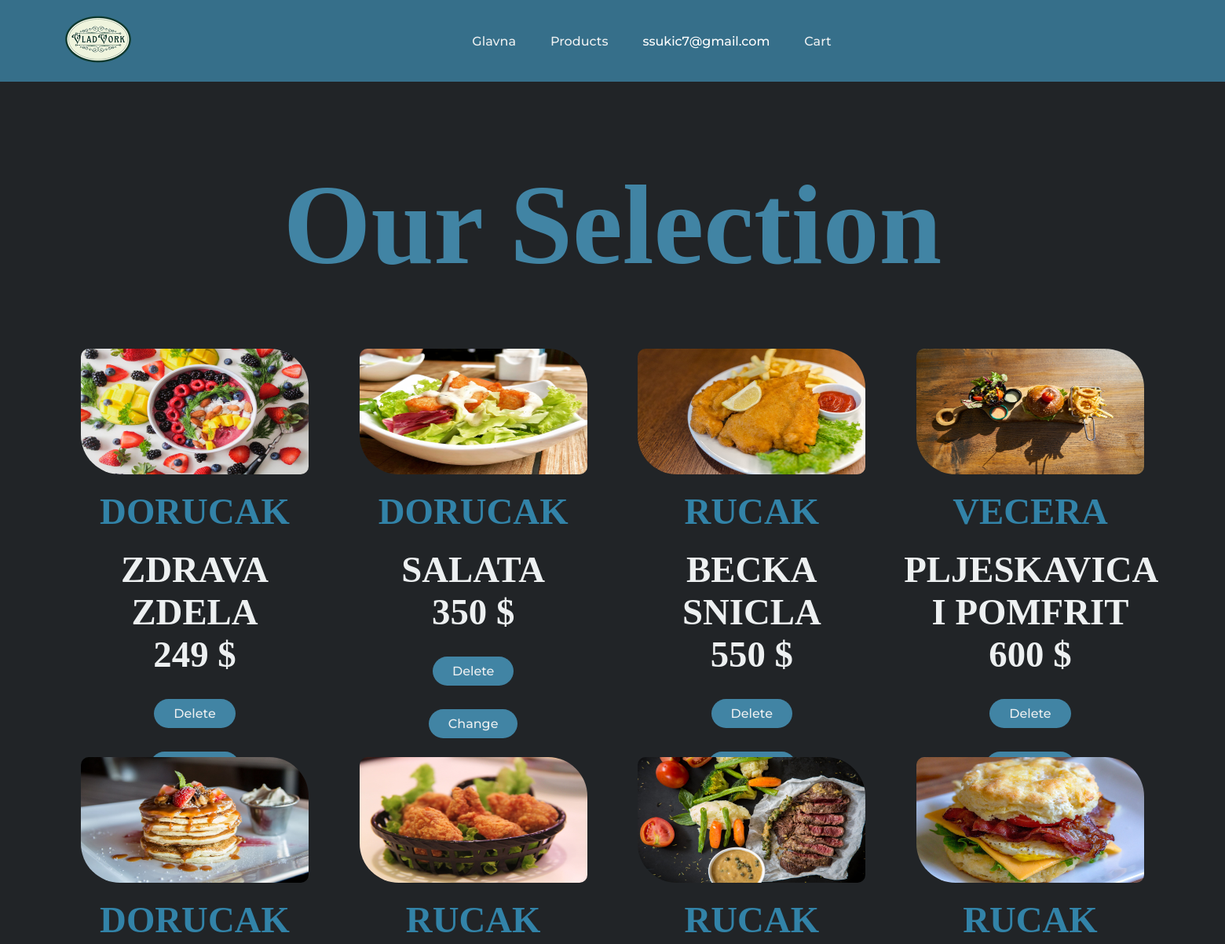
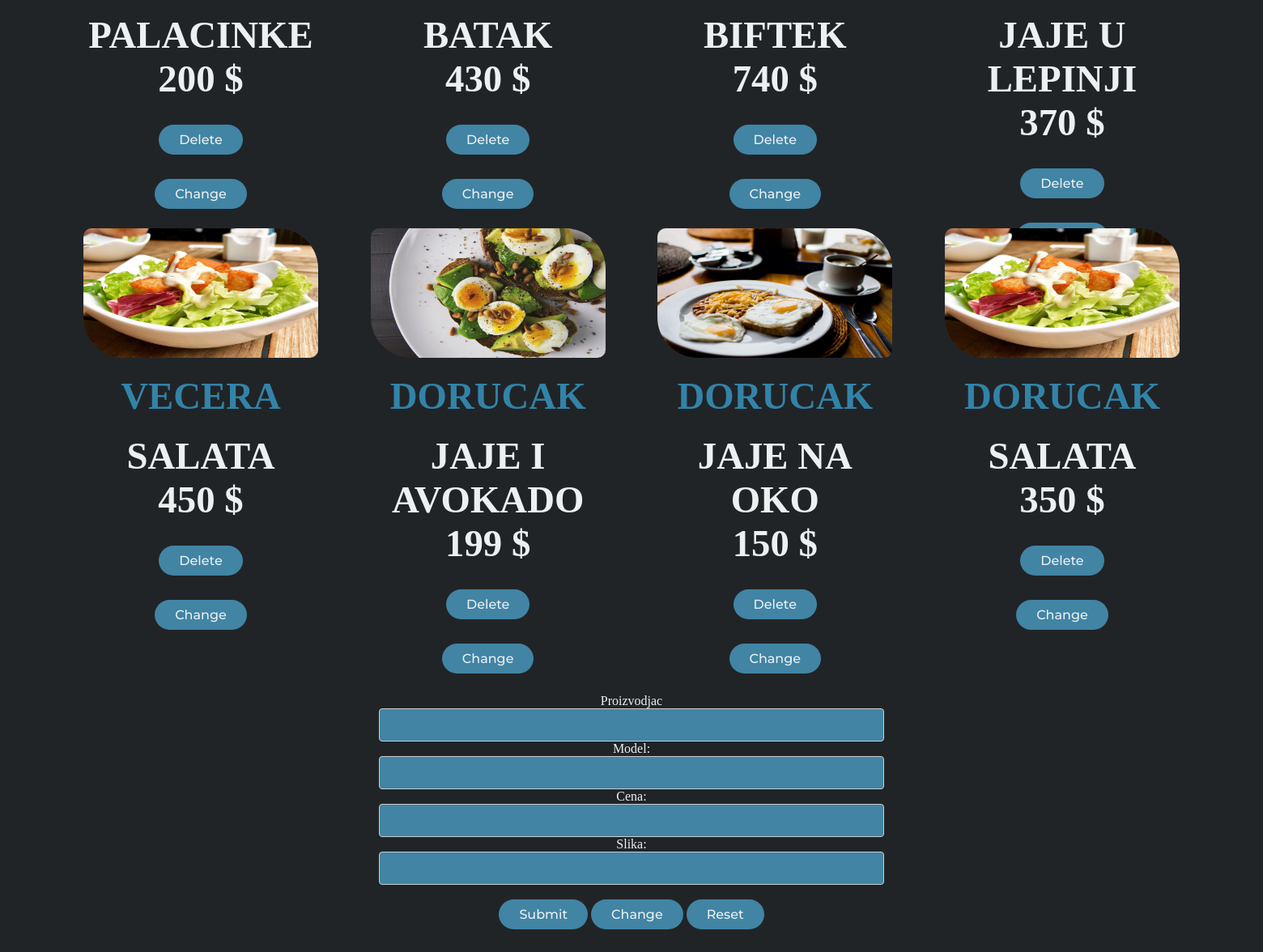
/admin.php (signed in), run on the app's committed database (2 pictures, top to bottom).
### tables this page shows
CREATE TABLE `vozila` (
  `id_vozila` int(11) NOT NULL,
  `proizvodjac` varchar(64) NOT NULL,
  `model` varchar(64) NOT NULL,
  `cena` int(11) NOT NULL,
  `slika` varchar(64) NOT NULL
);

### admin.php (the view, shortened to what this page needs)
<!DOCTYPE html>
<html lang="en">
<head>
    <link rel="stylesheet" href="styleadmin3.css">
</head>
<?php
$connect = new mysqli(HOST,USER,PASS,DATABASE);
$sql_str = "";
if (isset($sql_str)) {
    $sql = "SELECT id_vozila, proizvodjac, model, cena, slika FROM vozila ". $sql_str;
    if ($result = $connect -> query($sql)) {
        while ($row = $result -> fetch_assoc()) {
            $products[] = $row;
        }
    }
}
?>
<body>
<header>
<a href="index.php"><img src="VladVorkPNG.png" alt="logo" class="logo" width="100px">
    </a>
        <nav>
            <ul class="nav__links">
                <li><a href="index.php">Glavna</a></li>
                <li><a href="products.php">Products</a></li>
                <?php
            if (isset($_SESSION['username']) OR isset($_SESSION['id_user']))
            {
                ?>
                <li>
<div class="dropdown">
  <a onclick="myFunctionDropDown()" class="dropbtn"><?php echo $_SESSION['username']  ?></a>
</div></li>
<li><a href="cart.php">Cart</a></li>
<?php
            }
            else
            {
                ?>
                <li class="nav-item">
                <a class="nav-link" href="login.php">Login/register</a>
            </li>
            <?php
            }
?>
            </ul>
        </nav>
    </header>
<section class ="events">
<div class="title">
    <h1>Our Selection</h1>
</div>
<div class="row">
    <?php
                    if (!empty($products)) {
                        foreach ($products as $key => $value) {
                            $id=$value['id_vozila'];
                            echo '<div class="col">
                                <img src="'.$value['slika'].'">
                                <h4>'.$value['proizvodjac'].'</h4>
                                <p>'.$value['model'].'<p>
                                <p>'.$value['cena'].' $</p>
                                <a href="admin.php?deleteid='.$id.'" class="cta"><button>Delete</button></a>
                                <a href="admin.php?updateid='.$id.'" class="cta"><button>Change</button></a>
                            </div>';
                        }
                    }
                    else {
                        echo '<div class="col">';
                    }
                ?>
</div>
</section>
<form name="form" method="post" id="forma1">
  <label for="proizvodjac">Proizvodjac</label><br>
  <input type="text" id="proizvodjac" name="proizvodjac" value=
  <?php
  if(isset($proizvodjac))
  echo $proizvodjac;
  ?> ><br>
  <label for="model">Model:</label><br>
  <input type="text" id="model" name="model" value=
  <?php
  if(isset($model))
  echo $model;
  ?> ><br>
  <label for="cena">Cena:</label><br>
  <input type="text" id="cena" name="cena" value=
  <?php
  if(isset($cena))
  echo $cena;
  ?> ><br>
  <label for="slika">Slika:</label><br>
  <input type="text" id="slika" name="slika" value=
  <?php
  if(isset($slika))
  echo $slika;
  ?> ><br>
   <br>
  <button type="submit" name="submitBtn">Submit</button>
  <button type="submit" name="izmeniBtn">Change </button>
  <button type="reset">Reset</button>
</form>
</body>
</html>

### styleadmin3.css (style rules this page uses)
* { -webkit-box-sizing: border-box; box-sizing: border-box; margin: 0; padding: 0; }
body { background-color: #212427; overflow-x: hidden; }
li, a, button { font-family: "Montserrat", sans-serif; font-weight: 500; font-size: 16px; color: #edf0f1; text-decoration: none; }
header { top: 0; background-color: #366f8a; display: -webkit-box; display: -ms-flexbox; display: flex; -webkit-box-pack: justify; -ms-flex-pack: justify; justify-content: space-between; -webkit-box-align: center; -ms-flex-align: center; align-items: center; padding: 0px 75px; width: 100%; }
button { padding: 9px 25px; background-color: #4184a4; border: none; border-radius: 50px; cursor: pointer; -webkit-transition: all 0.3s ease 0s; transition: all 0.3s ease 0s; }
section { width: 90%; margin: 80px auto; margin-top: 50px; }
.title { text-align: center; font-size: 4vmax; color: #3283a8; }
.row { padding: 0; margin: 0; display: -webkit-box; display: -ms-flexbox; display: flex; -webkit-box-pack: center; -ms-flex-pack: center; justify-content: center; -ms-flex-wrap: wrap; flex-wrap: wrap; -ms-flex-line-pack: center; align-content: center; }
.col { padding: 5px; width: 300px; height: 400px; margin: 20px; margin-bottom: 100px; color: white; font-weight: bold; font-size: 2em; text-align: center; }
.dropbtn { color: white; font-size: 16px; border: none; cursor: pointer; }
.dropdown { position: relative; display: inline-block; }
.col img { width: 600px; height: 160px; max-width: 100%; border-radius: 10px 50px 10px 50px; }
h4 { font-size: 3vmin; color: #3283a8; }
p { font-size: 3vmin; color: #edf0f1; padding: 0px; text-align: center; }
.events .cta { margin-top: 30px; }
input[type="text"], select { width: 40%; padding: 12px 20px; margin: 8px 20; display: inline-block; border: 1px solid #ccc; border-radius: 4px; -webkit-box-sizing: border-box; box-sizing: border-box; background-color: #4184a4; }
form { text-align: center; margin-bottom: 100px; }
form label { color: #edf0f1; }
h1 { font-size: 6vmax; }
.logo { cursor: pointer; }
.nav__links { list-style: none; }
.nav__links li { display: inline-block; padding: 0 20px; }
.nav__links li a { -webkit-transition: all 0.3s ease 0s; transition: all 0.3s ease 0s; }
section { width: 90%; margin: 80px auto; }
.title { margin-top: 100px; text-align: center; font-size: 15px; color: #4184a4; }
.row { display: -webkit-box; display: -ms-flexbox; display: flex; -webkit-box-align: center; -ms-flex-align: center; align-items: center; width: 100%; -webkit-box-pack: justify; -ms-flex-pack: justify; justify-content: space-between; }
.row .col { display: -webkit-box; display: -ms-flexbox; display: flex; -webkit-box-orient: vertical; -webkit-box-direction: normal; -ms-flex-direction: column; flex-direction: column; -webkit-box-align: center; -ms-flex-align: center; align-items: center; }
.events .row { margin-top: 50px; }
h4 { font-size: 3vmin; color: #3283a8; margin: 20px auto; }
p { text-align: center; color: #edf0f1; padding: 0px; }

### data on the page
vozila: slika (picture), proizvodjac "DORUCAK", model "ZDRAVA ZDELA", cena "249"
vozila: slika (picture), proizvodjac "DORUCAK", model "SALATA", cena "350"
vozila: slika (picture), proizvodjac "RUCAK", model "BECKA SNICLA", cena "550"
vozila: slika (picture), proizvodjac "VECERA", model "PLJESKAVICA I POMFRIT", cena "600"
vozila: slika (picture), proizvodjac "DORUCAK", model "PALACINKE", cena "200"
vozila: slika (picture), proizvodjac "RUCAK", model "BATAK", cena "430"
vozila: slika (picture), proizvodjac "RUCAK", model "BIFTEK", cena "740"
vozila: slika (picture), proizvodjac "RUCAK", model "JAJE U LEPINJI", cena "370"
vozila: slika (picture), proizvodjac "VECERA", model "SALATA", cena "450"
vozila: slika (picture), proizvodjac "DORUCAK", model "JAJE I AVOKADO", cena "199"
vozila: slika (picture), proizvodjac "DORUCAK", model "JAJE NA OKO", cena "150"
vozila: slika (picture), proizvodjac "DORUCAK", model "SALATA", cena "350"

### other printed values
$_SESSION['username'] "ssukic7@gmail.com"
